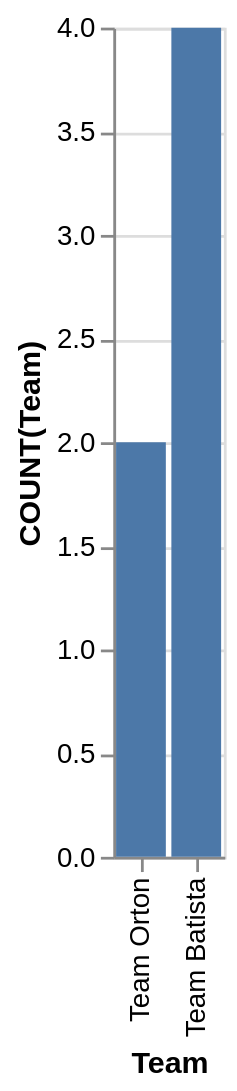

The Vega-Lite source for this figure:
### Vega-Lite specification from a JSON file in a GitHub repository (floating-point values rounded to 4 significant figures)
{"data": {"values": [{"x_data": "Team Orton", "y_data": 2}, {"x_data": "Team Batista", "y_data": 4}]}, "mark": "bar", "encoding": {"x": {"field": "x_data", "type": "nominal", "title": "Team", "sort": "descending"}, "y": {"field": "y_data", "type": "quantitative", "title": "COUNT(Team)"}}}
